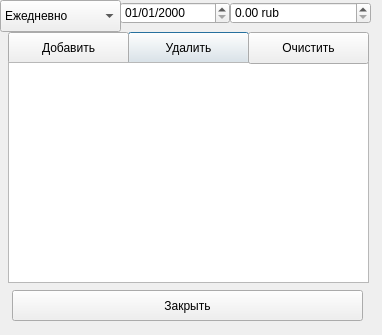
<?xml version="1.0" encoding="UTF-8"?>
<ui version="4.0">
 <class>ListOfWithdrawals</class>
 <widget class="QDialog" name="ListOfWithdrawals">
  <property name="geometry">
   <rect>
    <x>0</x>
    <y>0</y>
    <width>382</width>
    <height>335</height>
   </rect>
  </property>
  <property name="minimumSize">
   <size>
    <width>382</width>
    <height>335</height>
   </size>
  </property>
  <property name="maximumSize">
   <size>
    <width>382</width>
    <height>335</height>
   </size>
  </property>
  <property name="windowTitle">
   <string>Dialog</string>
  </property>
  <widget class="QDoubleSpinBox" name="sum">
   <property name="geometry">
    <rect>
     <x>230</x>
     <y>2</y>
     <width>141</width>
     <height>22</height>
    </rect>
   </property>
   <property name="suffix">
    <string> rub</string>
   </property>
   <property name="maximum">
    <double>9999999999999.000000000000000</double>
   </property>
  </widget>
  <widget class="QPushButton" name="delete_2">
   <property name="geometry">
    <rect>
     <x>128</x>
     <y>32</y>
     <width>121</width>
     <height>32</height>
    </rect>
   </property>
   <property name="text">
    <string>Удалить</string>
   </property>
  </widget>
  <widget class="QPushButton" name="add">
   <property name="geometry">
    <rect>
     <x>8</x>
     <y>32</y>
     <width>121</width>
     <height>32</height>
    </rect>
   </property>
   <property name="text">
    <string>Добавить</string>
   </property>
  </widget>
  <widget class="QListWidget" name="listWidget">
   <property name="geometry">
    <rect>
     <x>8</x>
     <y>62</y>
     <width>361</width>
     <height>221</height>
    </rect>
   </property>
  </widget>
  <widget class="QDateEdit" name="date">
   <property name="geometry">
    <rect>
     <x>120</x>
     <y>2</y>
     <width>110</width>
     <height>22</height>
    </rect>
   </property>
   <property name="displayFormat">
    <string>dd/MM/yyyy</string>
   </property>
  </widget>
  <widget class="QPushButton" name="clear">
   <property name="geometry">
    <rect>
     <x>248</x>
     <y>32</y>
     <width>121</width>
     <height>32</height>
    </rect>
   </property>
   <property name="text">
    <string>Очистить</string>
   </property>
  </widget>
  <widget class="QComboBox" name="period">
   <property name="geometry">
    <rect>
     <x>0</x>
     <y>0</y>
     <width>121</width>
     <height>32</height>
    </rect>
   </property>
   <item>
    <property name="text">
     <string>Ежедневно</string>
    </property>
   </item>
   <item>
    <property name="text">
     <string>Еженедльно</string>
    </property>
   </item>
   <item>
    <property name="text">
     <string>Ежемесячно</string>
    </property>
   </item>
   <item>
    <property name="text">
     <string>Ежегодно</string>
    </property>
   </item>
   <item>
    <property name="text">
     <string>Разовое</string>
    </property>
   </item>
  </widget>
  <widget class="QPushButton" name="close">
   <property name="geometry">
    <rect>
     <x>12</x>
     <y>290</y>
     <width>351</width>
     <height>31</height>
    </rect>
   </property>
   <property name="text">
    <string>Закрыть</string>
   </property>
  </widget>
 </widget>
 <resources/>
 <connections/>
</ui>
